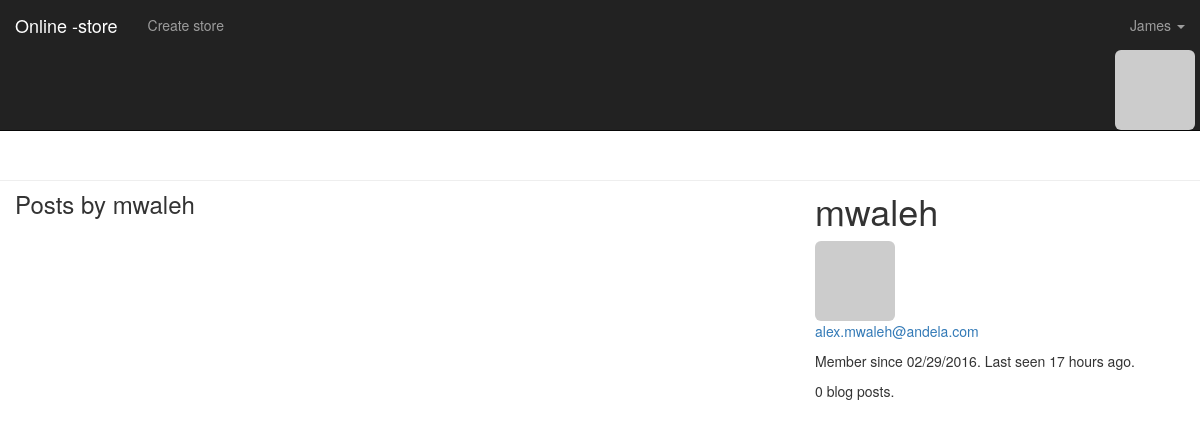
Screenshot of /user/mwaleh (signed in) with the database file from the repository.
### app/model.py (models this page shows, shortened)
class User(UserMixin, db.Model):
    __tablename__='users'
    id = db.Column(db.Integer, primary_key=True)
    name = db.Column(db.String(128), nullable=False)
    email = db.Column(db.String(128), nullable=False)
    password = db.Column(db.String(192), nullable=False)
    password_hash =db.Column(db.String(128))
    confirmed = db.Column(db.Boolean, default=False)
    avatar_hash = db.Column(db.String(32))
    member_since = db.Column(db.DateTime(), default=datetime.utcnow)
    last_seen = db.Column(db.DateTime(), default=datetime.now)
    role_id =db.Column(db.Integer, db.ForeignKey('roles.id'))
    posts = db.relationship('Post', backref='author', lazy='dynamic')
    @property
    def password(self):
        raise AttributeError('password is are hidden attributes')
    @password.setter
    def password(self, password):
        self.password_hash = generate_password_hash(password)
    @login_manager.user_loader
    def load_user(user_id):
        return User.query.get(int(user_id))
    def ping(self):
        self.last_seen = datetime.utcnow()
        db.session.add(self)
    def gravatar(self, size=100, default='identicon', rating='g'):
        if request.is_secure:
            url = 'https://secure.gravatar.com/avatar'
        else:
            url = 'http://www.gravatar.com/avatar'
        hash = hashlib.md5(self.email.encode('utf-8')).hexdigest()
        return '{url}/{hash}?s={size}&d={default}&r={rating}'.format(
                                                                    url=url, hash=hash, size=size,
                                                                    default=default, rating=rating)

### app/main/view.py (the view)
@main.route('/user/<name>')
def user(name):
    user = User.query.filter_by(name=name).first()
    if user is None:
        abort(404)
    posts = user.posts.order_by(Post.timestamp.desc()).all()
    page = request.args.get('page', 1, type=int)
    pagination = Post.query.order_by(Post.timestamp.desc()).paginate(
                                    page, per_page=current_app.config['JOKENIA_POSTS_PER_PAGE'],
                                    error_out=False)
    return render_template('main/user.html', user=user, posts=posts, pagination=pagination)

### app/auth/view.py (called while the page is built)
@auth.before_app_request
def before_request():
    if current_user.is_authenticated:
        current_user.ping()
        if not current_user.confirmed \
                and request.endpoint[:5] != 'auth.':
            return redirect(url_for('auth.unconfirmed'))

### app/main/__init__.py (called while the page is built)
@main.app_context_processor
def inject_permissions():
    return dict(Permission=Permission)

### app/templates/main/user.html (shortened to what this page needs)
{% extends "layout.html" %}
{% import "bootstrap/wtf.html" as wtf %}
{% block content %}
<div class="page-header">
        <div class="col-sm-8">
            <h3>Posts by {{ user.name }}</h3>
        </div>
    <div class="col-sm-4">
        <h1>{{ user.name }}</h1>
        <img class="img-rounded profile-thumbnail" src="{{ user.gravatar(size=256) }}">
        {% if current_user.is_authenticated %}
        <p><a href="mailto:{{ user.email }}">{{ user.email }}</a></p>
        {% endif %}
        <p>Member since {{ moment(user.member_since).format('L') }}. Last seen {{ moment(user.last_seen).fromNow() }}.</p>
            <p>{{ user.posts.count() }} blog posts. </p>
    </div>
</div>
{% endblock %}

### app/templates/layout.html (shortened to what this page needs)
{% extends "bootstrap/base.html" %}
{% import "bootstrap/wtf.html" as wtf %}
        {% block navbar %}
            <nav class="navbar navbar-inverse navbar-static-top">
                <div class="container-fluid">
                    <div class="navbar-header">
                        <a class="navbar-brand" href="#">Online -store</a>
                    </div>
                    <div class="navbar-collapse collapse">
                        <ul class="nav navbar-nav">
                            <li>
                             {% if current_user.is_authenticated %}
                                <a href="{{url_for('main.index') }}" class="brand-link">Create store</a>
                                {% endif %}
                            </li>
                        </ul>
                            <ul class="nav navbar-nav navbar-right">
                            {% if current_user.is_authenticated %}
                                <li class="dropdown">
                                    <a href="#" class="dropdown-toggle" data-toggle="dropdown">
                                        {{ current_user.name }} <b class="caret"></b>
                                    </a>
                                        </li>
                                    </ul>
                            {% else %}
                                <li><a href="{{ url_for('auth.login') }}">Log In</a></li>
                            {% endif %}
                                <div class="profile-thumbnail">
                                            <a href="{{ url_for('main.user', name=current_user.name) }}">
                                                <img class="img-rounded profile-thumbnail"
                                                src="{{ current_user.gravatar(size=30) }}">
                                            </a>
                                </div>
                    </div>
                </div>
            </nav>
    {% endblock %}

### rows the page displays
User: name "James"
User: name "mwaleh", email "alex.mwaleh@andela.com", member_since "02/29/2016", last_seen "17 hours ago"

### other values shown
{{ user.posts.count() }} "0"
